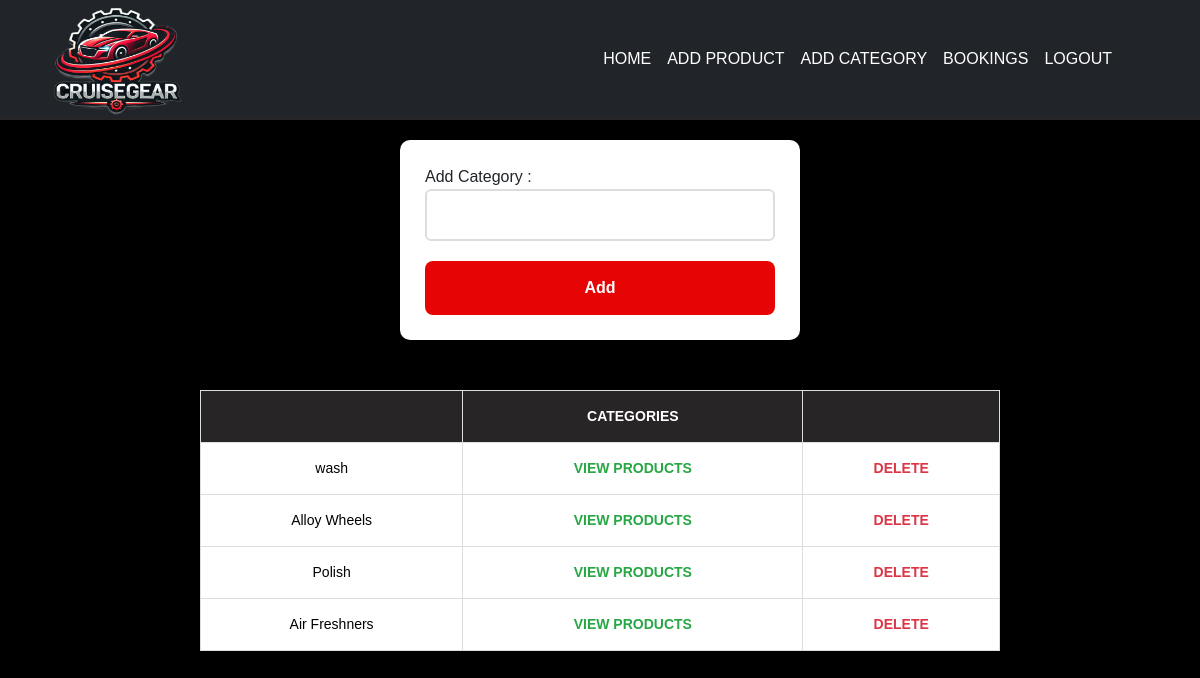
The page /cat on the database its author committed.
### app/models.py (models this page shows)
class category(models.Model):
    categories=models.TextField()

### app/views.py (the view)
# urls.py: path('cat',views.cat),
def cat(req):
    if req.method=="POST":
        categories=req.POST['category']
        data=category.objects.create(categories=categories)
        data.save()
        return redirect(cat)
    else:
        data=category.objects.all()
        return render(req,'shop/category.html',{'data':data})

### templates/shop/category.html (shortened to what this page needs)
<!DOCTYPE html>
<html lang="en">
<head>
    {% load static %}
    <link href="https://cdn.jsdelivr.net/npm/bootstrap@5.3.3/dist/css/bootstrap.min.css" rel="stylesheet">
    <link rel="stylesheet" href="{% static 'addcat.css' %}">
</head>
<body>
    <nav class="navbar navbar-expand-sm bg-dark navbar-dark">
        <div class="container-fluid">
          <img src="../../static/cruisegear2br.png" style="width: 165px;height: 140px;" alt="">
          <div class="collapse navbar-collapse" id="collapsibleNavbar">
            <ul class="navbar-nav ms-auto me-5">
              <li class="nav-item">
                <a class="nav-link fcolor " href="shop_home">HOME</a>
              </li>
              <li class="nav-item">
                <a class="nav-link fcolor" href="add product">ADD PRODUCT</a>
              </li>
              <li class="nav-item">
                <a class="nav-link fcolor" href="cat">ADD CATEGORY</a>
              </li>
              <li class="nav-item">
                <a class="nav-link fcolor" href="../bookings">BOOKINGS</a>
              </li>
              <li class="nav-item">
                <a class="nav-link fcolor" href="logout">LOGOUT</a>
              </li>
            </ul>
          </div>
        </div>
    </nav>
    <form action="" method="post" style="margin-top: 20px;">
        <label for="">Add Category :</label>
        <input type="text" name="category" id="cid">
        <input type="submit" value="Add">
    </form>
    <table class="table table-hover mt-5 mb-5 mx-auto">
        <thead>
            <tr>
                <th scope="col"></th>
                <th scope="col">CATEGORIES</th>
                <th scope="col"></th>
            </tr>
        </thead>
        <tbody>
            {% for i in data %}
            <tr>
                <td>{{ i.categories }}</td>
                <td><a href="view_products/{{i.pk }}">view products</a></td>
                <td><a href="delete_category/{{ i.pk }}">Delete</a></td>
            </tr>
            {% endfor %}
        </tbody>
    </table>
</body>
</html>

### static/addcat.css (style rules this page uses)
body { background-color: #f4f6f9; font-family: 'Arial', sans-serif; margin: 0; padding: 0; padding-top: 120px; }
.navbar { width: 100%; height: 120px; background-color: #333; position: fixed; top: 0; left: 0; z-index: 1000; display: flex; justify-content: center; align-items: center; color: white; text-align: center; border-bottom: 2px solid rgb(39, 37, 38); padding: 20px; }
form { max-width: 400px; margin-top: 30px; padding: 25px; background-color: #fff; border-radius: 10px; box-shadow: 0 4px 12px rgba(0, 0, 0, 0.1); margin: 50px auto; }
input[type="text"] { width: 100%; padding: 12px; margin-bottom: 20px; border: 2px solid #ddd; border-radius: 6px; font-size: 16px; }
input[type="submit"] { width: 100%; padding: 15px; background-color: rgb(230, 4, 4); color: #fff; border: none; border-radius: 8px; font-size: 16px; cursor: pointer; transition: background-color 0.3s ease; font-weight: bold; }
.table { max-width: 800px; width: 90%; margin: 30px auto; border-collapse: collapse; }
.table th, .table td { padding: 15px; text-align: center; border: 1px solid #ddd; font-size: 14px; }
.table th { background-color: rgb(39, 37, 38); color: white; font-weight: bold; }
a { color: rgb(39, 37, 38); text-decoration: none; font-weight: bold; text-transform: uppercase; }
a[href*="view_products"] { color: #28a745; }
a[href*="delete_category"] { color: #dc3545; }
body { background-color: black; }
.fcolor { color: white; }

### rows shown on the page
category: categories "wash"
category: categories "Alloy Wheels"
category: categories "Polish"
category: categories "Air Freshners"
